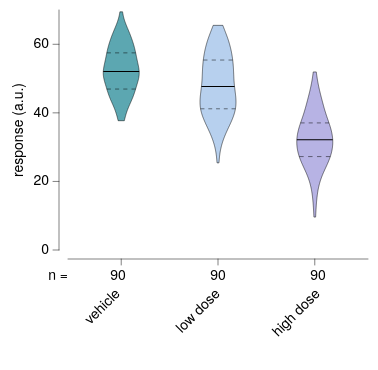

The Vega-Lite source for this figure:
### Vega-Lite specification from a JSON file in a GitHub repository (floating-point values rounded to 4 significant figures; data arrays with more than 128 entries replaced by an {"elided": "..."} marker saying what was removed)
{"background": null, "config": {"arc": {"fill": "#DBDBDB", "fillOpacity": 1.0, "innerRadius": 30.0, "padAngle": 0.03, "stroke": "black", "strokeOpacity": 1, "strokeWidth": 0.25}, "area": {"fill": "#DBDBDB", "fillOpacity": 1.0, "stroke": "black", "strokeOpacity": 1, "strokeWidth": 0.25}, "axis": {"domain": true, "domainCap": "round", "domainColor": "black", "domainWidth": 0.25, "grid": false, "gridCap": "round", "gridColor": "#F1F1F1", "gridDash": [0, 0], "gridOpacity": 1.0, "gridWidth": 0.25, "labelColor": "black", "labelFont": "Helvetica Neue, HelveticaNeue, Helvetica, Arial, sans-serif", "labelFontSize": 7, "labelFontStyle": "normal", "labelFontWeight": 400, "offset": 4.5, "ticks": true, "tickCap": "round", "tickColor": "black", "tickRound": false, "tickSize": 3, "tickWidth": 0.25, "titleColor": "black", "titleFont": "Helvetica Neue, HelveticaNeue, Helvetica, Arial, sans-serif", "titleFontSize": 7, "titleFontStyle": "normal", "titleFontWeight": 400}, "axisX": {"domain": true, "labelAlign": "center", "labelAngle": 0, "labels": true, "ticks": true, "translate": 0}, "axisY": {"domain": true, "labelAlign": "right", "labelAngle": 0, "labels": true, "ticks": true, "translate": 0}, "axisRight": {"domain": true, "labelAlign": "left", "labelAngle": 0, "labels": true, "ticks": true, "translate": 0}, "axisTop": {"domain": true, "labelAlign": "center", "labelAngle": 0, "labels": true, "ticks": true, "translate": 0}, "axisBand": {"tickOffset": 0}, "bar": {"fill": "#DBDBDB", "fillOpacity": 1.0, "stroke": "black", "strokeOpacity": 1, "strokeWidth": 0.25}, "boxplot": {"size": 10.8, "ticks": {"cornerRadius": 0.25, "fill": "black", "opacity": 1, "size": 5.4, "thickness": 0.25}, "box": {"fillOpacity": 1.0, "stroke": "black", "strokeOpacity": 1, "strokeWidth": 0.25}, "median": {"cornerRadius": 0, "fill": "black", "fillOpacity": 1.0, "opacity": 1, "size": 10.8, "thickness": 0.25}, "rule": {"fill": "black", "fillOpacity": 1.0, "size": 12.0, "stroke": "black", "strokeDash": [0, 0], "strokeOpacity": 1, "strokeWidth": 0.25}, "outliers": {"color": "black", "fill": "black", "fillOpacity": 1.0, "size": 0, "stroke": "black", "strokeOpacity": 1, "strokeWidth": 0.25}}, "circle": {"fill": "black", "fillOpacity": 1.0, "size": 1.5, "stroke": null, "strokeOpacity": 1, "strokeWidth": 0.25}, "errorband": {"band": {"fillOpacity": 0.6, "stroke": null, "strokeWidth": 0.25, "strokeOpacity": 1}, "borders": {"opacity": 0, "strokeOpacity": 0.25, "strokeWidth": 1}}, "errorbar": {"opacity": 1, "rule": {"strokeDash": [0, 0], "strokeWidth": 0.25}, "ticks": {"color": "black", "cornerRadius": 0.125, "opacity": 1, "size": 7.2, "thickness": 0.25}, "thickness": 0.25}, "font": "Helvetica Neue, HelveticaNeue, Helvetica, Arial, sans-serif", "geoshape": {"fill": "#DBDBDB", "fillOpacity": 1.0, "stroke": "black", "strokeOpacity": 1, "strokeWidth": 0.25}, "header": {"labelColor": "black", "labelFont": "Helvetica Neue, HelveticaNeue, Helvetica, Arial, sans-serif", "labelFontSize": 7, "labelFontStyle": "normal", "labelFontWeight": 400, "titleColor": "black", "titleFont": "Helvetica Neue, HelveticaNeue, Helvetica, Arial, sans-serif", "titleFontSize": 7, "titleFontStyle": "normal", "titleFontWeight": 400, "titlePadding": 0}, "legend": {"disable": false, "offset": 4.5, "titlePadding": 4, "labelOffset": 2, "gradientLabelOffset": 2, "gradientLength": 60.0, "gradientThickness": 6.0, "gradientOpacity": 1.0, "gradientStrokeColor": "black", "gradientStrokeWidth": 0.25, "labelColor": "black", "labelFont": "Helvetica Neue, HelveticaNeue, Helvetica, Arial, sans-serif", "labelFontSize": 7, "labelFontStyle": "normal", "labelFontWeight": 400, "strokeColor": "black", "strokeWidth": 0, "symbolSize": 42, "symbolStrokeColor": "black", "symbolStrokeWidth": 0.25, "titleColor": "black", "titleFont": "Helvetica Neue, HelveticaNeue, Helvetica, Arial, sans-serif", "titleFontSize": 7, "titleFontStyle": "normal", "titleFontWeight": 400}, "line": {"color": "black", "stroke": "black", "strokeCap": "butt", "strokeDash": [0, 0], "strokeOpacity": 1, "strokeWidth": 0.5}, "point": {"filled": true, "fill": "#DBDBDB", "fillOpacity": 1.0, "size": 6.0, "stroke": "black", "strokeOpacity": 1, "strokeWidth": 0.25}, "range": {"category": ["#5CA7B1", "#B7D0EE", "#B7B3E4", "#B3DAB5", "#F5E1B3", "#3D727B", "#809DC7", "#867DAC", "#80A988", "#CBB17A", "#204148", "#546B94", "#584C77", "#507B5F", "#9D824D"], "diverging": {"scheme": ["#6F572A", "#876E43", "#9E875F", "#B5A17F", "#CABBA2", "#DCD6CC", "#F4F1E9", "#C9D7DA", "#9DBFC6", "#78A5AF", "#558B96", "#36717C", "#1A5762"]}, "heatmap": {"scheme": ["#32022B", "#43044D", "#4C196E", "#4D338C", "#484DA6", "#3A68BB", "#1D83CA", "#1D9CCB", "#23B5C9", "#28CDC5", "#4DE0B4", "#91EE9F"]}, "ordinal": {"scheme": ["#F1F1F1", "#DBDBDB", "#C6C6C6", "#B2B2B2", "#9D9D9D", "#898989", "#767676", "#636363", "#515151", "#404040", "#2F2F2F", "#1F1F1F"]}, "ramp": {"scheme": ["#32022B", "#43044D", "#4C196E", "#4D338C", "#484DA6", "#3A68BB", "#1D83CA", "#1D9CCB", "#23B5C9", "#28CDC5", "#4DE0B4", "#91EE9F"]}}, "rule": {"color": "black", "stroke": "black", "strokeCap": "round", "strokeDash": [2, 2], "strokeOpacity": 1, "strokeWidth": 0.25}, "scale": {"bandPaddingInner": 0.1, "bandPaddingOuter": 0.1, "round": false}, "rect": {"fill": "#DBDBDB", "fillOpacity": 1.0, "stroke": "black", "strokeOpacity": 1, "strokeWidth": 0.25}, "square": {"fill": "#DBDBDB", "fillOpacity": 1.0, "size": 12.0, "stroke": "black", "strokeOpacity": 1, "strokeWidth": 0.25}, "text": {"color": "black", "font": "Helvetica Neue, HelveticaNeue, Helvetica, Arial, sans-serif", "fontSize": 7, "fontStyle": "normal", "fontWeight": 400}, "tick": {"color": "black", "cornerRadius": 0.125, "opacity": 1.0, "size": 10.8, "thickness": 0.25}, "title": {"anchor": "middle", "frame": "group", "color": "black", "font": "Helvetica Neue, HelveticaNeue, Helvetica, Arial, sans-serif", "fontSize": 7, "fontStyle": "normal", "fontWeight": 400, "subtitleColor": "black", "subtitleFont": "Helvetica Neue, HelveticaNeue, Helvetica, Arial, sans-serif", "subtitleFontSize": "Helvetica Neue, HelveticaNeue, Helvetica, Arial, sans-serif", "subtitleFontStyle": "normal", "subtitleFontWeight": 400}, "trail": {"color": "black", "opacity": 1, "size": 0.5}, "view": {"continuousWidth": 150, "continuousHeight": 120, "discreteWidth": 150, "discreteHeight": 120, "fill": null, "stroke": null, "strokeWidth": 0.25}}, "vconcat": [{"layer": [{"data": {"name": "data-b188c3ebfe0d2a5d1f665d1d7dc7d193"}, "mark": {"type": "line", "fillOpacity": 1.0, "filled": true, "stroke": "black", "strokeOpacity": 1, "strokeWidth": 0.25}, "encoding": {"color": {"field": "__group", "legend": null, "scale": {"domain": ["vehicle", "low dose", "high dose"]}, "sort": ["vehicle", "low dose", "high dose"], "title": null, "type": "nominal"}, "order": {"field": "__order", "type": "quantitative"}, "x": {"axis": null, "field": "__x", "scale": {"domain": [0, 150], "padding": 0}, "type": "quantitative"}, "y": {"field": "__y", "title": "response (a.u.)", "type": "quantitative"}}}, {"data": {"values": [{"__group": "vehicle", "__y": 46.94, "__x": 19.4, "__x2": 33.82, "__dysonsphere__": 1}]}, "mark": {"type": "rule", "color": "black", "strokeCap": "butt", "strokeDash": [2.06, 2.06], "strokeWidth": 0.25}, "encoding": {"x": {"axis": null, "field": "__x", "scale": {"domain": [0, 150], "padding": 0}, "type": "quantitative"}, "x2": {"field": "__x2"}, "y": {"field": "__y", "title": "response (a.u.)", "type": "quantitative"}}}, {"data": {"values": [{"__group": "vehicle", "__y": 57.5, "__x": 19.39, "__x2": 33.84, "__dysonsphere__": 1}]}, "mark": {"type": "rule", "color": "black", "strokeCap": "butt", "strokeDash": [2.065, 2.065], "strokeWidth": 0.25}, "encoding": {"x": {"axis": null, "field": "__x", "scale": {"domain": [0, 150], "padding": 0}, "type": "quantitative"}, "x2": {"field": "__x2"}, "y": {"field": "__y", "title": "response (a.u.)", "type": "quantitative"}}}, {"data": {"values": [{"__group": "low dose", "__y": 41.18, "__x": 66.29, "__x2": 83.71, "__dysonsphere__": 1}]}, "mark": {"type": "rule", "color": "black", "strokeCap": "butt", "strokeDash": [1.936, 1.936], "strokeWidth": 0.25}, "encoding": {"x": {"axis": null, "field": "__x", "scale": {"domain": [0, 150], "padding": 0}, "type": "quantitative"}, "x2": {"field": "__x2"}, "y": {"field": "__y", "title": "response (a.u.)", "type": "quantitative"}}}, {"data": {"values": [{"__group": "low dose", "__y": 55.41, "__x": 67.64, "__x2": 82.36, "__dysonsphere__": 1}]}, "mark": {"type": "rule", "color": "black", "strokeCap": "butt", "strokeDash": [2.102, 2.102], "strokeWidth": 0.25}, "encoding": {"x": {"axis": null, "field": "__x", "scale": {"domain": [0, 150], "padding": 0}, "type": "quantitative"}, "x2": {"field": "__x2"}, "y": {"field": "__y", "title": "response (a.u.)", "type": "quantitative"}}}, {"data": {"values": [{"__group": "high dose", "__y": 27.25, "__x": 115.6, "__x2": 131.2, "__dysonsphere__": 1}]}, "mark": {"type": "rule", "color": "black", "strokeCap": "butt", "strokeDash": [2.219, 2.219], "strokeWidth": 0.25}, "encoding": {"x": {"axis": null, "field": "__x", "scale": {"domain": [0, 150], "padding": 0}, "type": "quantitative"}, "x2": {"field": "__x2"}, "y": {"field": "__y", "title": "response (a.u.)", "type": "quantitative"}}}, {"data": {"values": [{"__group": "high dose", "__y": 37.07, "__x": 116.3, "__x2": 130.5, "__dysonsphere__": 1}]}, "mark": {"type": "rule", "color": "black", "strokeCap": "butt", "strokeDash": [2.032, 2.032], "strokeWidth": 0.25}, "encoding": {"x": {"axis": null, "field": "__x", "scale": {"domain": [0, 150], "padding": 0}, "type": "quantitative"}, "x2": {"field": "__x2"}, "y": {"field": "__y", "title": "response (a.u.)", "type": "quantitative"}}}, {"data": {"values": [{"__group": "vehicle", "__y": 51.94, "__x": 17.62, "__x2": 35.6, "__dysonsphere__": 1}, {"__group": "vehicle", "__y": 52.07, "__x": 17.63, "__x2": 35.59, "__dysonsphere__": 1}, {"__group": "vehicle", "__y": 52.08, "__x": 17.63, "__x2": 35.59, "__dysonsphere__": 1}, {"__group": "vehicle", "__y": 52.23, "__x": 17.65, "__x2": 35.57, "__dysonsphere__": 1}, {"__group": "low dose", "__y": 47.53, "__x": 66.69, "__x2": 83.31, "__dysonsphere__": 1}, {"__group": "low dose", "__y": 47.59, "__x": 66.7, "__x2": 83.3, "__dysonsphere__": 1}, {"__group": "low dose", "__y": 47.67, "__x": 66.72, "__x2": 83.28, "__dysonsphere__": 1}, {"__group": "low dose", "__y": 47.79, "__x": 66.74, "__x2": 83.26, "__dysonsphere__": 1}, {"__group": "low dose", "__y": 47.82, "__x": 66.75, "__x2": 83.25, "__dysonsphere__": 1}, {"__group": "high dose", "__y": 32.02, "__x": 114.4, "__x2": 132.4, "__dysonsphere__": 1}, {"__group": "high dose", "__y": 32.15, "__x": 114.4, "__x2": 132.4, "__dysonsphere__": 1}, {"__group": "high dose", "__y": 32.17, "__x": 114.4, "__x2": 132.4, "__dysonsphere__": 1}, {"__group": "high dose", "__y": 32.32, "__x": 114.4, "__x2": 132.3, "__dysonsphere__": 1}]}, "mark": {"type": "area", "fill": "black", "fillOpacity": 1, "opacity": 1, "stroke": null, "strokeWidth": 0}, "encoding": {"detail": {"field": "__group", "type": "nominal"}, "x": {"axis": null, "field": "__x", "scale": {"domain": [0, 150], "padding": 0}, "type": "quantitative"}, "x2": {"field": "__x2"}, "y": {"field": "__y", "title": "response (a.u.)", "type": "quantitative"}}}, {"data": {"name": "data-6bd39c6bd4525748c4c119aba5f817af"}, "mark": {"type": "bar", "opacity": 0}, "encoding": {"x": {"axis": {"labels": false, "title": null}, "field": "condition", "scale": {"domain": ["vehicle", "low dose", "high dose"]}, "sort": ["vehicle", "low dose", "high dose"], "title": "condition", "type": "nominal"}}, "transform": [{"filter": "false"}]}], "resolve": {"axis": {"x": "independent"}}}, {"layer": [{"data": {"name": "data-f7b265060270c2eb724ce184e30b4700"}, "mark": {"type": "text", "align": "right", "baseline": "middle", "fontSize": 7}, "encoding": {"text": {"field": "__label", "type": "nominal"}, "x": {"value": 0}, "y": {"axis": {"domain": false, "grid": false, "labels": false, "ticks": false, "title": null}, "bandPosition": 0.5, "field": "__label", "scale": {"domain": ["n ="], "range": [0, 10]}, "sort": ["n ="], "type": "nominal"}}}, {"data": {"name": "data-dca18eeb21462a62762b1477ff6ba404"}, "mark": {"type": "text", "align": "center", "baseline": "middle", "fontSize": 7}, "encoding": {"text": {"field": "__value", "type": "nominal"}, "x": {"axis": {"domain": false, "grid": false, "labels": false, "ticks": false, "title": null}, "field": "__category", "scale": {"domain": ["vehicle", "low dose", "high dose"]}, "sort": ["vehicle", "low dose", "high dose"], "type": "nominal"}, "y": {"axis": {"domain": false, "grid": false, "labels": false, "ticks": false, "title": null}, "bandPosition": 0.5, "field": "__label", "scale": {"domain": ["n ="], "range": [0, 10]}, "sort": ["n ="], "type": "nominal"}}}, {"data": {"name": "data-4cf944eb84cc13600bd0d35cc72b7292"}, "mark": {"type": "text", "align": "right", "angle": 315, "baseline": "middle", "fontSize": 7}, "encoding": {"text": {"field": "__display", "type": "nominal"}, "x": {"axis": {"domain": false, "grid": false, "labels": false, "ticks": false, "title": null}, "field": "__category", "scale": {"domain": ["vehicle", "low dose", "high dose"]}, "sort": ["vehicle", "low dose", "high dose"], "type": "nominal"}, "y": {"value": 12.8}}}], "height": 42, "view": {"fill": null, "stroke": null}, "width": 150}], "resolve": {"scale": {"x": "shared"}}, "spacing": 0, "$schema": "https://vega.github.io/schema/vega-lite/v6.4.1.json", "datasets": {"data-b188c3ebfe0d2a5d1f665d1d7dc7d193": {"elided": "1203 records"}, "data-6bd39c6bd4525748c4c119aba5f817af": {"elided": "270 records"}, "data-f7b265060270c2eb724ce184e30b4700": [{"__label": "n =", "__dysonsphere__": 1}], "data-dca18eeb21462a62762b1477ff6ba404": [{"__label": "n =", "__category": "vehicle", "__value": "90", "__dysonsphere__": 1}, {"__label": "n =", "__category": "low dose", "__value": "90", "__dysonsphere__": 1}, {"__label": "n =", "__category": "high dose", "__value": "90", "__dysonsphere__": 1}], "data-4cf944eb84cc13600bd0d35cc72b7292": [{"__category": "vehicle", "__display": "vehicle", "__dysonsphere__": 1}, {"__category": "low dose", "__display": "low dose", "__dysonsphere__": 1}, {"__category": "high dose", "__display": "high dose", "__dysonsphere__": 1}]}}
